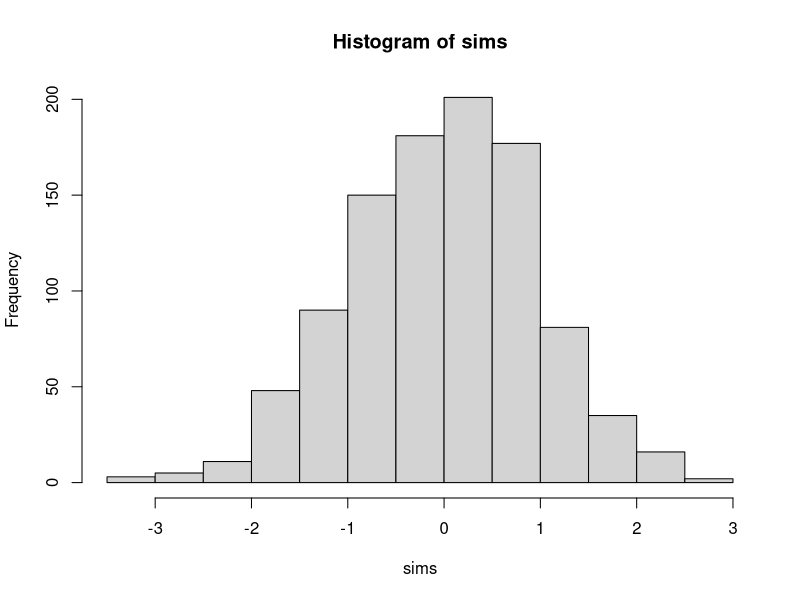
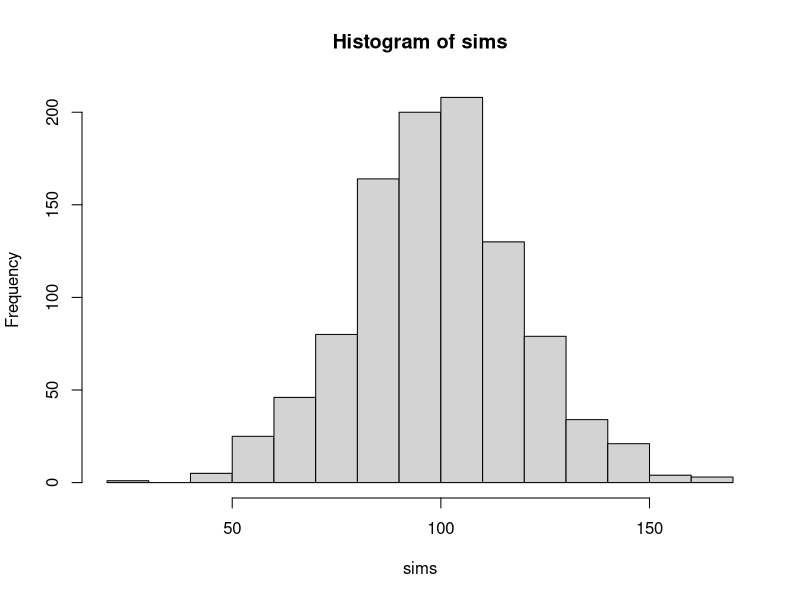
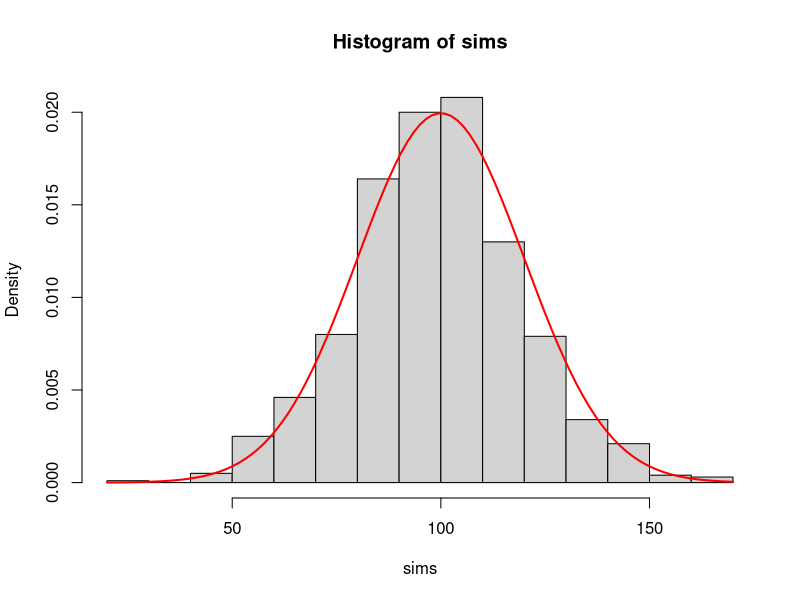

The R source for these figures, in order:
?rnorm
#pdf
dnorm(0)
1/sqrt(2*pi)
#what if sigma is smaaaall
dnorm(0,0,0.0001)

#cdf
pnorm(0)
pnorm(1)-pnorm(-1)
pnorm(2)-pnorm(-2)
pnorm(3)-pnorm(-3)

#quantile function
qnorm(0.5)
qnorm(0.025)

#inverses? 
qnorm(pnorm(1.76))
pnorm(qnorm(0.67))

#simulations
sims=rnorm(1000)
#sims
hist(sims)
summary(sims)
pnorm(1,mean=2,sd=1)

sims=rnorm(1000,mean=100,sd=20)
hist(sims)
summary(sims)

hist(sims, prob=TRUE)
curve(dnorm(x,mean=100, sd=20), col="red", add=TRUE, lwd=2)

#68-95-99.7 rule
pnorm(3,1,2)-pnorm(-1,1,2)
pnorm(5,1,2)-pnorm(-3,1,2)
pnorm(7,1,2)-pnorm(-5,1,2)
